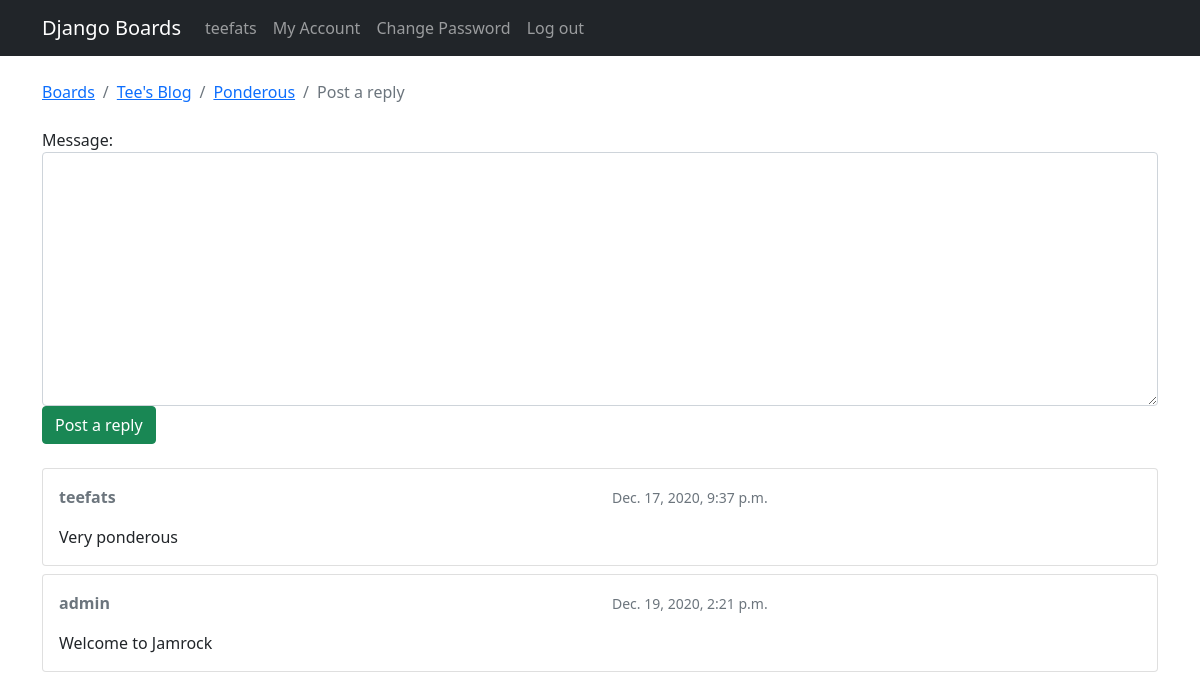
Page /boards/1/topics/10/reply/ (signed in) on the committed database.
### boards/models.py (models this page shows, shortened)
class Topic(models.Model):
    subject= models.CharField(max_length=255)
    last_updated = models.DateTimeField(auto_now_add=True)
    board = models.ForeignKey(Board, related_name= 'topics', on_delete=CASCADE)
    starter = models.ForeignKey(User, related_name='topics', on_delete=CASCADE)
    views = models.PositiveIntegerField(default=0)

class Board(models.Model):
    name = models.CharField(max_length=30, unique=True)
    description= models.CharField(max_length=100)

class Post(models.Model):
    message= models.TextField(max_length=4000)
    topic = models.ForeignKey(Topic, related_name='posts', on_delete=CASCADE)
    created_at = models.DateTimeField(auto_now_add=True)
    updated_at =models.DateTimeField(null=True)
    created_by = models.ForeignKey(User, related_name='posts', on_delete=CASCADE)
    updated_by = models.ForeignKey(User, null=True, related_name='+', on_delete=CASCADE)

### boards/views.py (the view)
# urls.py: url(r'^boards/(?P<pk>\d+)/topics/(?P<topic_pk>\d+)/reply/$', views.reply_topic, name='reply_topic'),
@login_required
def reply_topic(request, pk, topic_pk):
    topic = get_object_or_404(Topic, board__pk=pk, pk=topic_pk)
    if request.method == 'POST':
        form = PostForm(request.POST)
        if form.is_valid():
            post = form.save(commit=False)
            post.topic = topic
            post.created_by = request.user
            post.save()
            topic.last_updated = timezone.now()
            topic.save()
            topic_url = reverse('topic_posts', kwargs={'pk': pk, 'topic_pk': topic_pk})
            topic_post_url = '{url}?page={page}#{id}'.format(
                url=topic_url,
                id=post.pk,
                page=topic.get_page_count()
            )
            return redirect(topic_post_url)
    else:
        form = PostForm()
    return render(request, 'reply_topic.html', {'topic': topic, 'form': form})

### boards/forms.py
class PostForm(forms.ModelForm):
    class Meta:
        model = Post
        fields = ['message',]

### boards/templatetags/form_tags.py (called while the page is built)
@register.filter
def input_class(bound_field):
    css_class = ''
    if bound_field.form.is_bound:
        if bound_field.errors:
            css_class = 'is-invalid'
        elif field_type(bound_field) != 'PasswordInput':
            css_class = 'is-valid'
    return 'form-control {}'.format(css_class)

### templates/reply_topic.html (shortened to what this page needs)
{% extends 'base.html' %}
{% load static %}
{% block breadcrumb %}
  <li class="breadcrumb-item"><a href="{% url 'home' %}">Boards</a></li>
  <li class="breadcrumb-item"><a href="{% url 'board_topics' topic.board.pk %}">{{ topic.board.name }}</a></li>
  <li class="breadcrumb-item"><a href="{% url 'topic_posts' topic.board.pk topic.pk %}">{{ topic.subject }}</a></li>
  <li class="breadcrumb-item active">Post a reply</li>
{% endblock %}
{% block content %}
  <form method="post" class="mb-4" novalidate>
    {% include 'includes/form.html' %}
    <button type="submit" class="btn btn-success">Post a reply</button>
  </form>
  {% for post in topic.posts.all %}
    <div class="card mb-2">
      <div class="card-body p-3">
        <div class="row mb-3">
          <div class="col-6">
            <strong class="text-muted">{{ post.created_by.username }}</strong>
          </div>
          <div class="col-6 text-right">
            <small class="text-muted">{{ post.created_at }}</small>
          </div>
        </div>
        {{ post.message }}
      </div>
    </div>
  {% endfor %}
{% endblock %}

### templates/base.html (shortened to what this page needs)
{% load static %}
{% load bootstrap4 %}
<!DOCTYPE html>
<html lang="en">
<head>
    <link href="https://cdn.jsdelivr.net/npm/bootstrap@5.0.0-beta1/dist/css/bootstrap.min.css" rel="stylesheet">
    <link rel="stylesheet" href="https://cdn.jsdelivr.net/simplemde/latest/simplemde.min.css">
    <link rel="stylesheet" href="{% static '/roseboard/static/css/bootstrap.min.css' %}">
</head>
<body>
    {% block body %}
    <nav class="navbar navbar-expand-sm navbar-dark bg-dark">
        <div class="container">
          <a class="navbar-brand" href="{% url 'home' %}">Django Boards</a>
          <div class="collapse navbar-collapse" id="mainMenu">
              {% if user.is_authenticated %}
            <ul class="navbar-nav ml-auto">
              <li class="nav-item ">
                <a class="nav-link" href="#" id="userMenu"  aria-haspopup="true" aria-expanded="false">
                  {{ user.username }}
                </a>
            </li>
            <li class="nav-item ">
                <a class="nav-link" href="{% url 'my_account' %}" id="userMenu"  aria-haspopup="true" aria-expanded="false">
                  My Account
                </a>
            </li>
            <li class="nav-item ">
                <a class="nav-link" href="{% url 'password_reset' %}" id="userMenu"  aria-haspopup="true" aria-expanded="false">
                  Change Password
                </a>
            </li>
            <li class="nav-item ">
                <a class="nav-link" href="{% url 'logout' %}">
                  Log out
                </a>
            </li>
        </ul>
            {% endif %}
          </div>
        </div>
      </nav>
    <div class="container">
      <ol class="breadcrumb my-4">
        {% block breadcrumb %}
        {% endblock %}
      </ol>
      {% block content %}
      {% endblock %}
    </div>
  {% endblock body %}
  </body>
</html>

### rows in the picture
Topic: board.name "Tee's Blog", subject "Ponderous"
Post: created_by.username "teefats", created_at "Dec. 17, 2020, 9:37 p.m.", message "Very ponderous"
Post: created_by.username "admin", created_at "Dec. 19, 2020, 2:21 p.m.", message "Welcome to Jamrock"

### other values in the picture
{{ user.username }} "teefats"
{{ field.label_tag }} "Message:"
